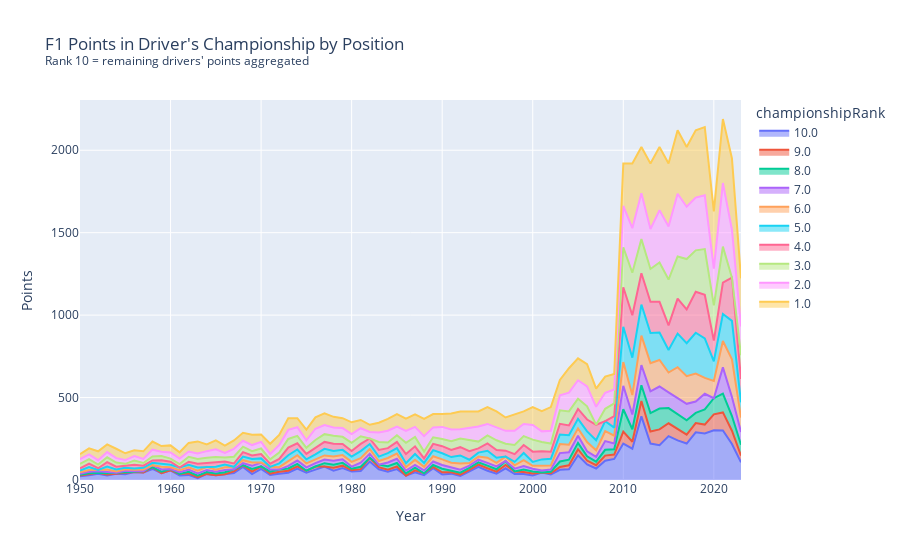

Here is the notebook cell this chart was saved with:
### Code cell
import plotly.express as px
fig = px.area(yearly_driver_rankings, 
              x="year", 
              y="points", 
              color="championshipRank",
              title="F1 Points in Driver's Championship by Position<br><sup>Rank 10 = remaining drivers' points aggregated</sup>",  
                labels={'year': 'Year','points': 'Points'})

fig.show()

### Figure 1 — Plotly figure (JSON) as saved in the notebook; plotly's stock layout.template omitted (floating-point values rounded to 4 significant figures)
{"data": [{"fillpattern": {"shape": ""}, "hovertemplate": "championshipRank=10.0<br>Year=%{x}<br>Points=%{y}<extra></extra>", "legendgroup": "10.0", "line": {"color": "#636efa"}, "marker": {"symbol": "circle"}, "mode": "lines", "name": "10.0", "orientation": "v", "showlegend": true, "stackgroup": "1", "type": "scatter", "x": [2023, 2022, 2021, 2020, 2019, 2018, 2017, 2016, 2015, 2014, 2013, 2012, 2011, 2010, 2009, 2008, 2007, 2006, 2005, 2004, 2003, 2002, 2001, 2000, 1999, 1998, 1997, 1996, 1995, 1994, 1993, 1992, 1991, 1990, 1989, 1988, 1987, 1986, 1985, 1984, 1983, 1982, 1981, 1980, 1979, 1978, 1977, 1976, 1975, 1974, 1973, 1972, 1971, 1970, 1969, 1968, 1967, 1966, 1965, 1964, 1963, 1962, 1961, 1960, 1959, 1958, 1957, 1956, 1955, 1954, 1953, 1952, 1951, 1950], "xaxis": "x", "y": [107, 218, 300, 301, 282, 289, 221, 240, 266, 211, 221, 386, 190, 221, 128, 117, 70, 95, 150, 65, 62, 33, 45, 28, 36, 36, 71, 38, 56, 80, 51, 25, 38.5, 34, 71, 29, 47, 26, 66, 50, 65, 112, 55, 52, 72, 57, 82, 63, 44.5, 69, 44, 38, 30, 67, 36, 79, 42, 35, 29, 37, 11, 31, 28, 59, 41, 67, 45, 49, 34.33, 38.14, 27, 38, 28, 23], "yaxis": "y"}, {"fillpattern": {"shape": ""}, "hovertemplate": "championshipRank=9.0<br>Year=%{x}<br>Points=%{y}<extra></extra>", "legendgroup": "9.0", "line": {"color": "#EF553B"}, "marker": {"symbol": "circle"}, "mode": "lines", "name": "9.0", "orientation": "v", "showlegend": true, "stackgroup": "1", "type": "scatter", "x": [2023, 2022, 2021, 2020, 2019, 2018, 2017, 2016, 2015, 2014, 2013, 2012, 2011, 2010, 2009, 2008, 2007, 2006, 2005, 2004, 2004, 2003, 2003, 2002, 2000, 1999, 1998, 1997, 1996, 1995, 1994, 1993, 1992, 1991, 1990, 1989, 1988, 1988, 1987, 1985, 1984, 1984, 1983, 1982, 1981, 1981, 1980, 1979, 1978, 1978, 1976, 1975, 1974, 1973, 1972, 1972, 1971, 1971, 1971, 1971, 1971, 1970, 1969, 1968, 1967, 1963, 1963, 1963, 1962, 1961, 1958, 1955, 1955, 1953, 1952, 1951, 1950, 1950, 1950, 1950], "xaxis": "x", "y": [41, 81, 110, 97, 54, 56, 54, 72, 78, 96, 73, 93, 42, 72, 26, 31, 20, 23, 37, 24, 24, 17, 17, 8, 11, 13, 16, 20, 13, 15, 13, 11, 8, 9, 13, 8, 12, 12, 12, 16, 13, 13, 13, 23, 11, 11, 7, 15, 17, 17, 19, 12, 14, 12, 12, 12, 9, 9, 9, 9, 9, 16, 15, 11, 10, 6, 6, 6, 9, 9, 11, 6, 6, 6.5, 6.5, 6, 4, 4, 4, 4], "yaxis": "y"}, {"fillpattern": {"shape": ""}, "hovertemplate": "championshipRank=8.0<br>Year=%{x}<br>Points=%{y}<extra></extra>", "legendgroup": "8.0", "line": {"color": "#00cc96"}, "marker": {"symbol": "circle"}, "mode": "lines", "name": "8.0", "orientation": "v", "showlegend": true, "stackgroup": "1", "type": "scatter", "x": [2023, 2022, 2021, 2020, 2019, 2018, 2017, 2016, 2015, 2014, 2013, 2012, 2011, 2010, 2009, 2008, 2007, 2006, 2005, 2004, 2003, 2002, 2000, 1999, 1997, 1996, 1995, 1994, 1993, 1992, 1991, 1990, 1989, 1987, 1986, 1986, 1986, 1985, 1984, 1983, 1981, 1980, 1979, 1978, 1977, 1977, 1974, 1973, 1972, 1971, 1969, 1967, 1966, 1966, 1965, 1965, 1964, 1964, 1963, 1962, 1960, 1960, 1960, 1959, 1959, 1957, 1957, 1955, 1954, 1954, 1954, 1954, 1953, 1951, 1950], "xaxis": "x", "y": [66, 89, 114, 98, 92, 62, 87, 85, 92, 126, 112, 96, 76, 136, 32.5, 35, 21, 26, 38, 34, 33, 9, 12, 15, 24, 14, 16, 14, 12, 11, 10, 21, 12, 16, 14, 14, 14, 21, 20.5, 15, 14, 9, 17, 19, 20, 20, 15, 14, 13, 12, 16, 13, 12, 12, 10, 10, 11, 11, 9, 10, 8, 8, 8, 10, 10, 8, 8, 7, 6, 6, 6, 6, 7, 7, 5], "yaxis": "y"}, {"fillpattern": {"shape": ""}, "hovertemplate": "championshipRank=7.0<br>Year=%{x}<br>Points=%{y}<extra></extra>", "legendgroup": "7.0", "line": {"color": "#ab63fa"}, "marker": {"symbol": "circle"}, "mode": "lines", "name": "7.0", "orientation": "v", "showlegend": true, "stackgroup": "1", "type": "scatter", "x": [2023, 2022, 2021, 2019, 2018, 2017, 2016, 2015, 2014, 2013, 2012, 2011, 2010, 2009, 2008, 2007, 2006, 2005, 2004, 2003, 2002, 2001, 2001, 2001, 2000, 1999, 1998, 1998, 1996, 1995, 1994, 1993, 1992, 1991, 1990, 1989, 1988, 1988, 1987, 1986, 1985, 1984, 1982, 1982, 1981, 1980, 1979, 1978, 1977, 1976, 1976, 1975, 1975, 1974, 1973, 1971, 1970, 1970, 1969, 1968, 1968, 1966, 1965, 1964, 1963, 1962, 1961, 1961, 1959, 1958, 1958, 1956, 1956, 1956, 1955, 1953, 1952, 1952, 1951, 1950], "xaxis": "x", "y": [77, 116, 159, 95, 69, 100, 101, 95, 134, 132, 122, 89, 142, 34.5, 53, 30, 30, 43, 45, 51, 14, 12, 12, 12, 17, 21, 17, 17, 18, 17, 16, 13, 18, 21, 23, 21, 17, 17, 17, 17, 26, 23, 25, 25, 25, 13, 22, 24, 22, 20, 20, 20, 20, 20, 16, 13, 23, 23, 19, 12, 12, 14, 11, 13, 14, 13, 11, 11, 13, 12, 12, 6, 6, 6, 8, 9, 8, 8, 9, 6], "yaxis": "y"}, {"fillpattern": {"shape": ""}, "hovertemplate": "championshipRank=6.0<br>Year=%{x}<br>Points=%{y}<extra></extra>", "legendgroup": "6.0", "line": {"color": "#FFA15A"}, "marker": {"symbol": "circle"}, "mode": "lines", "name": "6.0", "orientation": "v", "showlegend": true, "stackgroup": "1", "type": "scatter", "x": [2023, 2022, 2021, 2020, 2020, 2019, 2018, 2017, 2016, 2015, 2014, 2013, 2012, 2011, 2010, 2009, 2008, 2007, 2006, 2005, 2004, 2003, 2002, 2001, 2000, 1999, 1998, 1997, 1997, 1996, 1995, 1994, 1993, 1992, 1991, 1990, 1989, 1988, 1987, 1986, 1985, 1984, 1983, 1983, 1982, 1981, 1980, 1979, 1978, 1977, 1976, 1975, 1974, 1973, 1972, 1972, 1971, 1969, 1968, 1967, 1967, 1966, 1965, 1964, 1963, 1962, 1961, 1960, 1960, 1959, 1957, 1957, 1956, 1955, 1954, 1954, 1953, 1952, 1951, 1950], "xaxis": "x", "y": [88, 228, 160, 105, 105, 96, 170, 168, 186, 121, 161, 171, 179, 118, 144, 48, 60, 39, 56, 45, 46, 55, 24, 31, 18, 35, 20, 27, 27, 21, 31, 19, 16, 38, 26.5, 34, 32, 22, 30, 22, 31, 27, 22, 22, 28, 27, 29, 25, 25, 25, 22, 24, 32, 26, 15, 15, 16, 20, 18, 15, 15, 16, 13, 19, 17, 14, 12, 10, 10, 16.5, 10, 10, 7.5, 9, 8, 8, 14.5, 9, 10, 9], "yaxis": "y"}, {"fillpattern": {"shape": ""}, "hovertemplate": "championshipRank=5.0<br>Year=%{x}<br>Points=%{y}<extra></extra>", "legendgroup": "5.0", "line": {"color": "#19d3f3"}, "marker": {"symbol": "circle"}, "mode": "lines", "name": "5.0", "orientation": "v", "showlegend": true, "stackgroup": "1", "type": "scatter", "x": [2023, 2022, 2021, 2020, 2019, 2018, 2017, 2016, 2015, 2014, 2013, 2012, 2011, 2010, 2009, 2008, 2007, 2006, 2005, 2004, 2003, 2002, 2001, 2000, 1999, 1998, 1996, 1995, 1994, 1993, 1992, 1991, 1990, 1989, 1988, 1987, 1986, 1985, 1984, 1983, 1982, 1981, 1980, 1979, 1978, 1977, 1976, 1975, 1974, 1973, 1972, 1970, 1970, 1969, 1968, 1966, 1965, 1963, 1962, 1961, 1960, 1959, 1958, 1958, 1957, 1956, 1955, 1954, 1953, 1951, 1950], "xaxis": "x", "y": [92, 233, 163.5, 119, 240, 247, 200, 204, 136, 167, 183, 188, 227, 214, 49, 61, 61, 65, 58, 58, 58, 41, 37, 24, 44, 21, 31, 42, 24, 20, 49, 34, 37, 37, 24, 36, 23, 33, 29, 27, 30, 43, 32, 32, 34, 40, 31, 25, 35, 38, 23, 25, 25, 21, 22, 17, 17, 19, 15, 16, 16, 19, 14, 14, 11, 8, 10.33, 12, 17, 18, 11], "yaxis": "y"}, {"fillpattern": {"shape": ""}, "hovertemplate": "championshipRank=4.0<br>Year=%{x}<br>Points=%{y}<extra></extra>", "legendgroup": "4.0", "line": {"color": "#FF6692"}, "marker": {"symbol": "circle"}, "mode": "lines", "name": "4.0", "orientation": "v", "showlegend": true, "stackgroup": "1", "type": "scatter", "x": [2023, 2022, 2021, 2020, 2019, 2018, 2017, 2016, 2015, 2014, 2013, 2012, 2011, 2010, 2009, 2007, 2006, 2005, 2004, 2003, 2002, 2001, 2000, 1999, 1998, 1997, 1997, 1996, 1995, 1994, 1993, 1992, 1991, 1990, 1989, 1988, 1987, 1986, 1985, 1984, 1983, 1982, 1981, 1980, 1979, 1978, 1977, 1976, 1975, 1974, 1973, 1972, 1971, 1971, 1970, 1969, 1968, 1967, 1967, 1966, 1965, 1964, 1964, 1963, 1962, 1960, 1959, 1958, 1957, 1956, 1955, 1954, 1953, 1952, 1952, 1951, 1950], "xaxis": "x", "y": [142, 262, 190, 125, 264, 249, 205, 212, 150, 186, 189, 190, 257, 240, 69.5, 94, 72, 60, 59, 65, 42, 49, 62, 48, 47, 36, 36, 47, 45, 26, 52, 50, 43, 43, 38, 27, 46, 55, 38, 30.5, 40, 34, 44, 34, 36, 44, 42, 39, 33, 38, 47, 27, 19, 19, 27, 22, 27, 20, 20, 18, 25, 23, 23, 22, 19, 18, 20, 15, 13, 22, 11.33, 17, 27, 10, 10, 22, 13], "yaxis": "y"}, {"fillpattern": {"shape": ""}, "hovertemplate": "championshipRank=3.0<br>Year=%{x}<br>Points=%{y}<extra></extra>", "legendgroup": "3.0", "line": {"color": "#B6E880"}, "marker": {"symbol": "circle"}, "mode": "lines", "name": "3.0", "orientation": "v", "showlegend": true, "stackgroup": "1", "type": "scatter", "x": [2023, 2021, 2020, 2019, 2018, 2017, 2016, 2015, 2014, 2013, 2012, 2011, 2010, 2009, 2008, 2008, 2006, 2005, 2004, 2003, 2002, 2001, 2000, 1999, 1998, 1997, 1996, 1995, 1994, 1993, 1992, 1991, 1990, 1989, 1988, 1987, 1986, 1985, 1984, 1983, 1981, 1980, 1979, 1978, 1977, 1976, 1975, 1974, 1973, 1972, 1971, 1970, 1969, 1968, 1967, 1966, 1965, 1964, 1963, 1962, 1961, 1961, 1960, 1959, 1958, 1957, 1956, 1955, 1954, 1953, 1952, 1951, 1950], "xaxis": "x", "y": [144, 219, 214, 278, 251, 305, 256, 278, 238, 199, 207, 258, 242, 77, 75, 75, 80, 62, 85, 82, 50, 56, 73, 54, 56, 42, 59, 49, 41, 69, 53, 53, 44, 40, 41, 57, 69, 40, 34, 49, 46, 49, 43, 48, 47, 49, 37, 45, 52, 39, 26, 33, 26, 33, 41, 24, 34, 32, 29, 30, 21, 21, 19, 25.5, 24, 16, 25, 12, 24.64, 29.5, 22, 27, 27], "yaxis": "y"}, {"fillpattern": {"shape": ""}, "hovertemplate": "championshipRank=2.0<br>Year=%{x}<br>Points=%{y}<extra></extra>", "legendgroup": "2.0", "line": {"color": "#FF97FF"}, "marker": {"symbol": "circle"}, "mode": "lines", "name": "2.0", "orientation": "v", "showlegend": true, "stackgroup": "1", "type": "scatter", "x": [2023, 2022, 2022, 2021, 2020, 2019, 2018, 2017, 2016, 2015, 2014, 2013, 2012, 2011, 2010, 2009, 2008, 2007, 2007, 2006, 2005, 2004, 2003, 2002, 2001, 2000, 1999, 1998, 1997, 1996, 1995, 1994, 1993, 1992, 1991, 1990, 1989, 1988, 1987, 1986, 1985, 1984, 1983, 1982, 1982, 1981, 1980, 1979, 1978, 1977, 1976, 1975, 1974, 1973, 1972, 1971, 1970, 1969, 1968, 1967, 1966, 1965, 1964, 1963, 1962, 1961, 1960, 1959, 1958, 1957, 1956, 1955, 1954, 1953, 1952, 1951, 1950], "xaxis": "x", "y": [174, 291, 291, 385.5, 223, 326, 320, 317, 380, 322, 317, 242, 278, 270, 252, 84, 97, 109, 109, 121, 112, 114, 91, 77, 65, 89, 74, 86, 78, 78, 69, 91, 73, 56, 72, 73, 60, 94, 61, 72, 53, 71.5, 57, 39, 39, 49, 54, 53, 51, 55, 68, 45, 52, 55, 45, 33, 40, 37, 36, 48, 28, 47, 40, 34, 32, 33, 37, 27, 41, 25, 28, 23, 26.64, 32, 27, 28, 28], "yaxis": "y"}, {"fillpattern": {"shape": ""}, "hovertemplate": "championshipRank=1.0<br>Year=%{x}<br>Points=%{y}<extra></extra>", "legendgroup": "1.0", "line": {"color": "#FECB52"}, "marker": {"symbol": "circle"}, "mode": "lines", "name": "1.0", "orientation": "v", "showlegend": true, "stackgroup": "1", "type": "scatter", "x": [2023, 2022, 2021, 2020, 2019, 2018, 2017, 2016, 2015, 2014, 2013, 2012, 2011, 2010, 2009, 2008, 2007, 2006, 2005, 2004, 2003, 2002, 2001, 2000, 1999, 1998, 1997, 1996, 1995, 1994, 1993, 1992, 1991, 1990, 1989, 1988, 1987, 1986, 1985, 1984, 1983, 1982, 1981, 1980, 1979, 1978, 1977, 1976, 1975, 1974, 1973, 1972, 1971, 1970, 1969, 1968, 1967, 1966, 1965, 1964, 1963, 1962, 1961, 1960, 1959, 1958, 1957, 1956, 1955, 1954, 1953, 1952, 1951, 1950], "xaxis": "x", "y": [292, 433, 388.5, 347, 413, 408, 363, 385, 381, 384, 397, 281, 392, 256, 95, 98, 110, 134, 133, 148, 93, 144, 123, 108, 76, 100, 81, 97, 102, 92, 99, 108, 96, 78, 81, 105, 76, 74, 76, 72, 59, 44, 50, 71, 60, 64, 72, 69, 64.5, 55, 71, 61, 62, 45, 63, 48, 51, 45, 54, 41, 73, 52, 38, 43, 34, 49, 46, 34.5, 41, 57.14, 46.5, 53.5, 37, 30], "yaxis": "y"}], "layout": {"legend": {"title": {"text": "championshipRank"}, "tracegroupgap": 0}, "title": {"text": "F1 Points in Driver's Championship by Position<br><sup>Rank 10 = remaining drivers' points aggregated</sup>"}, "xaxis": {"anchor": "y", "domain": [0, 1], "title": {"text": "Year"}}, "yaxis": {"anchor": "x", "domain": [0, 1], "title": {"text": "Points"}}}}
